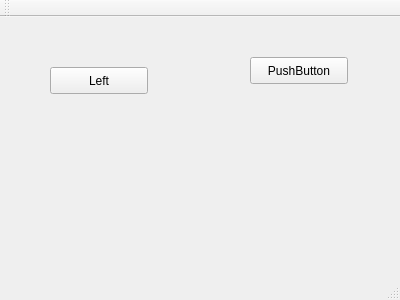
<?xml version="1.0" encoding="UTF-8"?>
<ui version="4.0">
 <class>MainWindow</class>
 <widget class="QMainWindow" name="MainWindow">
  <property name="geometry">
   <rect>
    <x>0</x>
    <y>0</y>
    <width>400</width>
    <height>300</height>
   </rect>
  </property>
  <property name="windowTitle">
   <string>MainWindow</string>
  </property>
  <widget class="QWidget" name="centralWidget">
   <widget class="QPushButton" name="pushButton">
    <property name="geometry">
     <rect>
      <x>50</x>
      <y>50</y>
      <width>98</width>
      <height>27</height>
     </rect>
    </property>
    <property name="text">
     <string>Left</string>
    </property>
   </widget>
   <widget class="QPushButton" name="pushButton_2">
    <property name="geometry">
     <rect>
      <x>250</x>
      <y>40</y>
      <width>98</width>
      <height>27</height>
     </rect>
    </property>
    <property name="text">
     <string>PushButton</string>
    </property>
   </widget>
  </widget>
  <widget class="QMenuBar" name="menuBar">
   <property name="geometry">
    <rect>
     <x>0</x>
     <y>0</y>
     <width>400</width>
     <height>25</height>
    </rect>
   </property>
  </widget>
  <widget class="QToolBar" name="mainToolBar">
   <attribute name="toolBarArea">
    <enum>TopToolBarArea</enum>
   </attribute>
   <attribute name="toolBarBreak">
    <bool>false</bool>
   </attribute>
  </widget>
  <widget class="QStatusBar" name="statusBar"/>
 </widget>
 <layoutdefault spacing="6" margin="11"/>
 <resources/>
 <connections/>
</ui>
